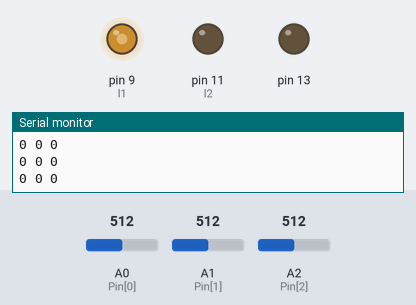
Bench run of a sketch on a simulated Arduino Uno, built with avr-gcc and run on an emulated ATmega328P. On the bench: output pins drawn as LEDs (lit = HIGH), the last lines printed to the serial monitor. The test bench sets the inputs (shaded band); at power-on: A1 (Pin[1]) = 512, A2 (Pin[2]) = 512, A0 (Pin[0]) = 512. Pins used as bus, display or sensor lines are not drawn.

Above: at 7.8 s.
7.9 s: A1 (Pin[1]) set to 306
At 9.1 s:
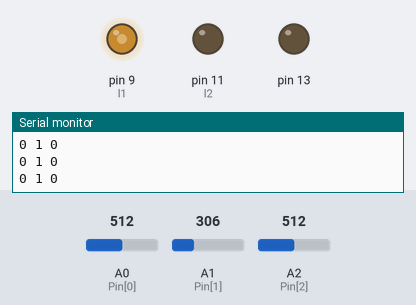
10.9 s: A2 (Pin[2]) set to 503
At 11.2 s:
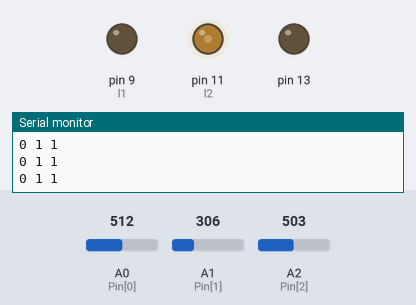
Timing chart, 0 to 13.9 s (numbered marks = the images above; inputs shaded):
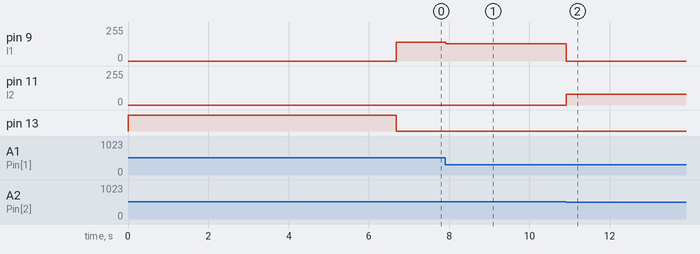

Measured:
- the behaviour switches between 512 and 511 on A2 (Pin[2]) (found by bisection; images 1 and 2)
- after the input at 7.9 s, pin 9 (l1): 142/255 → 130/255 at once
- after the input at 10.9 s, pin 9 (l1): 130/255 → 0/255 at once; pin 11 (l2): 0/255 → 80/255 at once

The sketch:

cyber2.ino
```cpp
//for less than avg-white......else black
//1st ldr is left....2nd for front ldr.....3rd for right ldr
//0 for black,1 for white
//3,6 are for left motor....9,11 are for right motor
////long distance, timeTaken;
////int trigPin = 2; // trigger pin is for output....we r sending waves from here
////int echoPin = 3; // echo pin is for input....we r receiving waves here

int i, j;
int A[3] = {0, 0, 0};
int Avg[3];
int Pin[3] = {A0, A1, A2};//pin[0] for left ldr...so pin[0]=A7.....front ldr as 2nd at A4....right as 3rd at A[5]
int sensorMax[3] = {0, 0, 0};
int sensorMin[3] = {1023, 1023, 1023};
int sensorValue[3];
int r1 = 5, r2 = 6, l1 = 9, l2 = 11;
////int f = 0;

void sensorCalibrate()
{
  digitalWrite(13, HIGH);
  Serial.println("Calibrating....");
  for (int i = 1; i < 2000; i++)
  {
    sensorValue[0] = analogRead(Pin[0]);
    sensorValue[1] = analogRead(Pin[1]);
    sensorValue[2] = analogRead(Pin[2]);

    for (int j = 0; j < 3; j++)
    {
      if (sensorValue[j] > sensorMax[j])
        sensorMax[j] = sensorValue[j];
      if (sensorValue[j] < sensorMin[j])
        sensorMin[j] = sensorValue[j];
      //      Serial.print(sensorValue[j]);
      //      Serial.print(" ");

      delay(1);
    }
    //    Serial.println(" ");
    //if delay is not written then due to high speed of microcontroller it will skip/oerwrite some of the values
  }
  for (int j = 0; j < 3; j++)
  {
    Avg[j] = (sensorMax[j] + sensorMin[j]) / 2;
    Serial.print(Avg[j]);
    Serial.print("  ");
  }

  digitalWrite(13, LOW);
}

void straight()
{
  analogWrite(r1, 144);
  analogWrite(r2, 0);
  analogWrite(l1, 142);
  analogWrite(l2, 0);
}
void ninetyleft()
{
  analogWrite(r1, 180);
  analogWrite(r2, 0);
  analogWrite(l1, 0);
  analogWrite(l2, 130);
}


void ninetyright()
{
  analogWrite(r1, 0);
  analogWrite(r2, 130);
  analogWrite(l1, 180);
  analogWrite(l2, 0);
}

void backright()
{
  analogWrite(r1, 0);
  analogWrite(r2, 80);
  analogWrite(l1, 130);
  analogWrite(l2, 0);
}


void backleft()
{
  analogWrite(r1, 130);
  analogWrite(r2, 0);
  analogWrite(l1, 0);
  analogWrite(l2, 80);
}


void curveright()
{
  analogWrite(r1, 60);
  analogWrite(r2, 0);
  analogWrite(l1, 90);
  analogWrite(l2, 0);
}


void curveleft()
{
  analogWrite(r1, 90);
  analogWrite(r2, 0);
  analogWrite(l1, 60);
  analogWrite(l2, 0);
}

// distance range(2cm to 2 m)
/*//int ultra()
  {
  digitalWrite(trigPin, LOW);
  delayMicroseconds(2);  //to remove previously remaining/garbage waves
  digitalWrite(trigPin, HIGH);
  delayMicroseconds(10);
  digitalWrite(trigPin, LOW);

  timeTaken = pulseIn(echoPin, HIGH); //pulseIn return time difference.....as when waves come back after reflecting then only it will become "HIGH"
  distance = timeTaken * 0.01715; // cm/microseconds

  Serial.println("Distance :");
  Serial.println(distance);
  return distance;
  Serial.println(distance);
  }
*///
void stopping()
{
  analogWrite(r1, 0);
  analogWrite(r2, 0);
  analogWrite(l1, 0);
  analogWrite(l2, 0);
}


void setup()
{
  Serial.begin(9600); // put your setup code here, to run once:
  pinMode(Pin[0], INPUT);
  pinMode(Pin[1], INPUT);
  pinMode(Pin[2], INPUT);

  // pinMode(A6, INPUT);

  pinMode(r1, OUTPUT);
  pinMode(r2, OUTPUT);
  pinMode(l1, OUTPUT);
  pinMode(l2, OUTPUT);
  pinMode(13, OUTPUT);
  sensorCalibrate();
  ////  pinMode(trigPin, OUTPUT);
  ////  pinMode(echoPin, INPUT);

}

void loop()
{
  //int x = analogRead(A6);
  A[0] = analogRead(Pin[0]);
  A[1] = analogRead(Pin[1]);
  A[2] = analogRead(Pin[2]);


  for (i = 0; i < 3; i++)
  {
    if (A[i] < Avg[i])
      A[i] = 1;//white
    else
      A[i] = 0;//black
  }

  for (i = 0; i < 3; i++)
  {
    Serial.print(A[i]);
    Serial.print(" ");
  }
  Serial.println(" ");

  /*//  int r = ultra();
    if (r < 8 && r > 4)
    {
      stopping();
      //straight();
      r = ultra();
      f=1;
    }
    else
    {
      if(f==1)
      {
      analogWrite(r1, 30);
      analogWrite(r2, 0);
      analogWrite(l1, 30);
      analogWrite(l2, 0);
      delay(100);
      f=0;
      }
  *///
  if (A[0] == 1 && A[1] == 0 && A[2] == 1)
    straight();

  else if (A[0] == 1 && A[1] == 1 && A[2] == 0) //90 right or right wobble
    backright();

  else if (A[0] == 0 && A[1] == 1 && A[2] == 1) //90 left or right wobble
    backleft();

  else if (A[0] == 0 && A[1] == 1 && A[2] == 0) //T-Ponit and Y-shape
    backright();

  else if (A[0] == 0 && A[1] == 0 && A[2] == 0) //plus point
    straight();

  else if (A[0] == 1 && A[1] == 0 && A[2] == 0) //right T or right angular curve
  {
    while (A[0] != 1 && A[1] != 0 && A[2] != 1)
    {
      ninetyright();
      // delay(3000);
    }
  }
  else if (A[0] == 0 && A[1] == 0 && A[2] == 1) //left T or left angular curve
  {
    while (A[0] != 1 && A[1] != 0 && A[2] != 1)
    {
      ninetyleft();
      //delay(3000);
    }
  }
  //else if (A[0] == 1 && A[1] == 1 && A[2] == 1) //white to straight
    // straight();

}
////}
```
